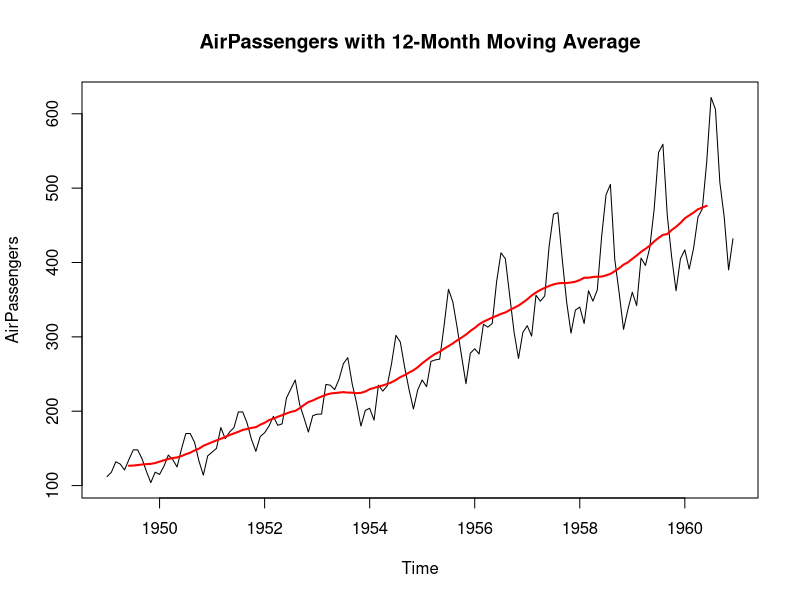
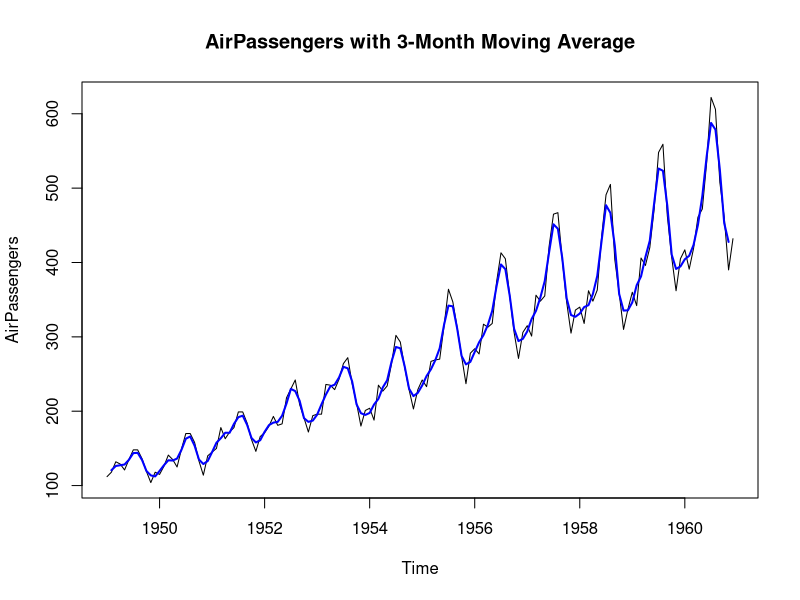

Recreate these plots in R, in order.
# Practical 12: Estimation of Trend using Moving Average
# Aim: To smooth out seasonal and irregular fluctuations and estimate the
# underlying trend using centred moving averages of different window lengths.
# Dataset: AirPassengers.

data("AirPassengers")

ma12 = filter(AirPassengers, filter = rep(1/12, 12), sides = 2)
plot(AirPassengers, main="AirPassengers with 12-Month Moving Average")
lines(ma12, col="red", lwd=2)

ma3 = filter(AirPassengers, filter = rep(1/3, 3), sides = 2)
plot(AirPassengers, main="AirPassengers with 3-Month Moving Average")
lines(ma3, col="blue", lwd=2)
